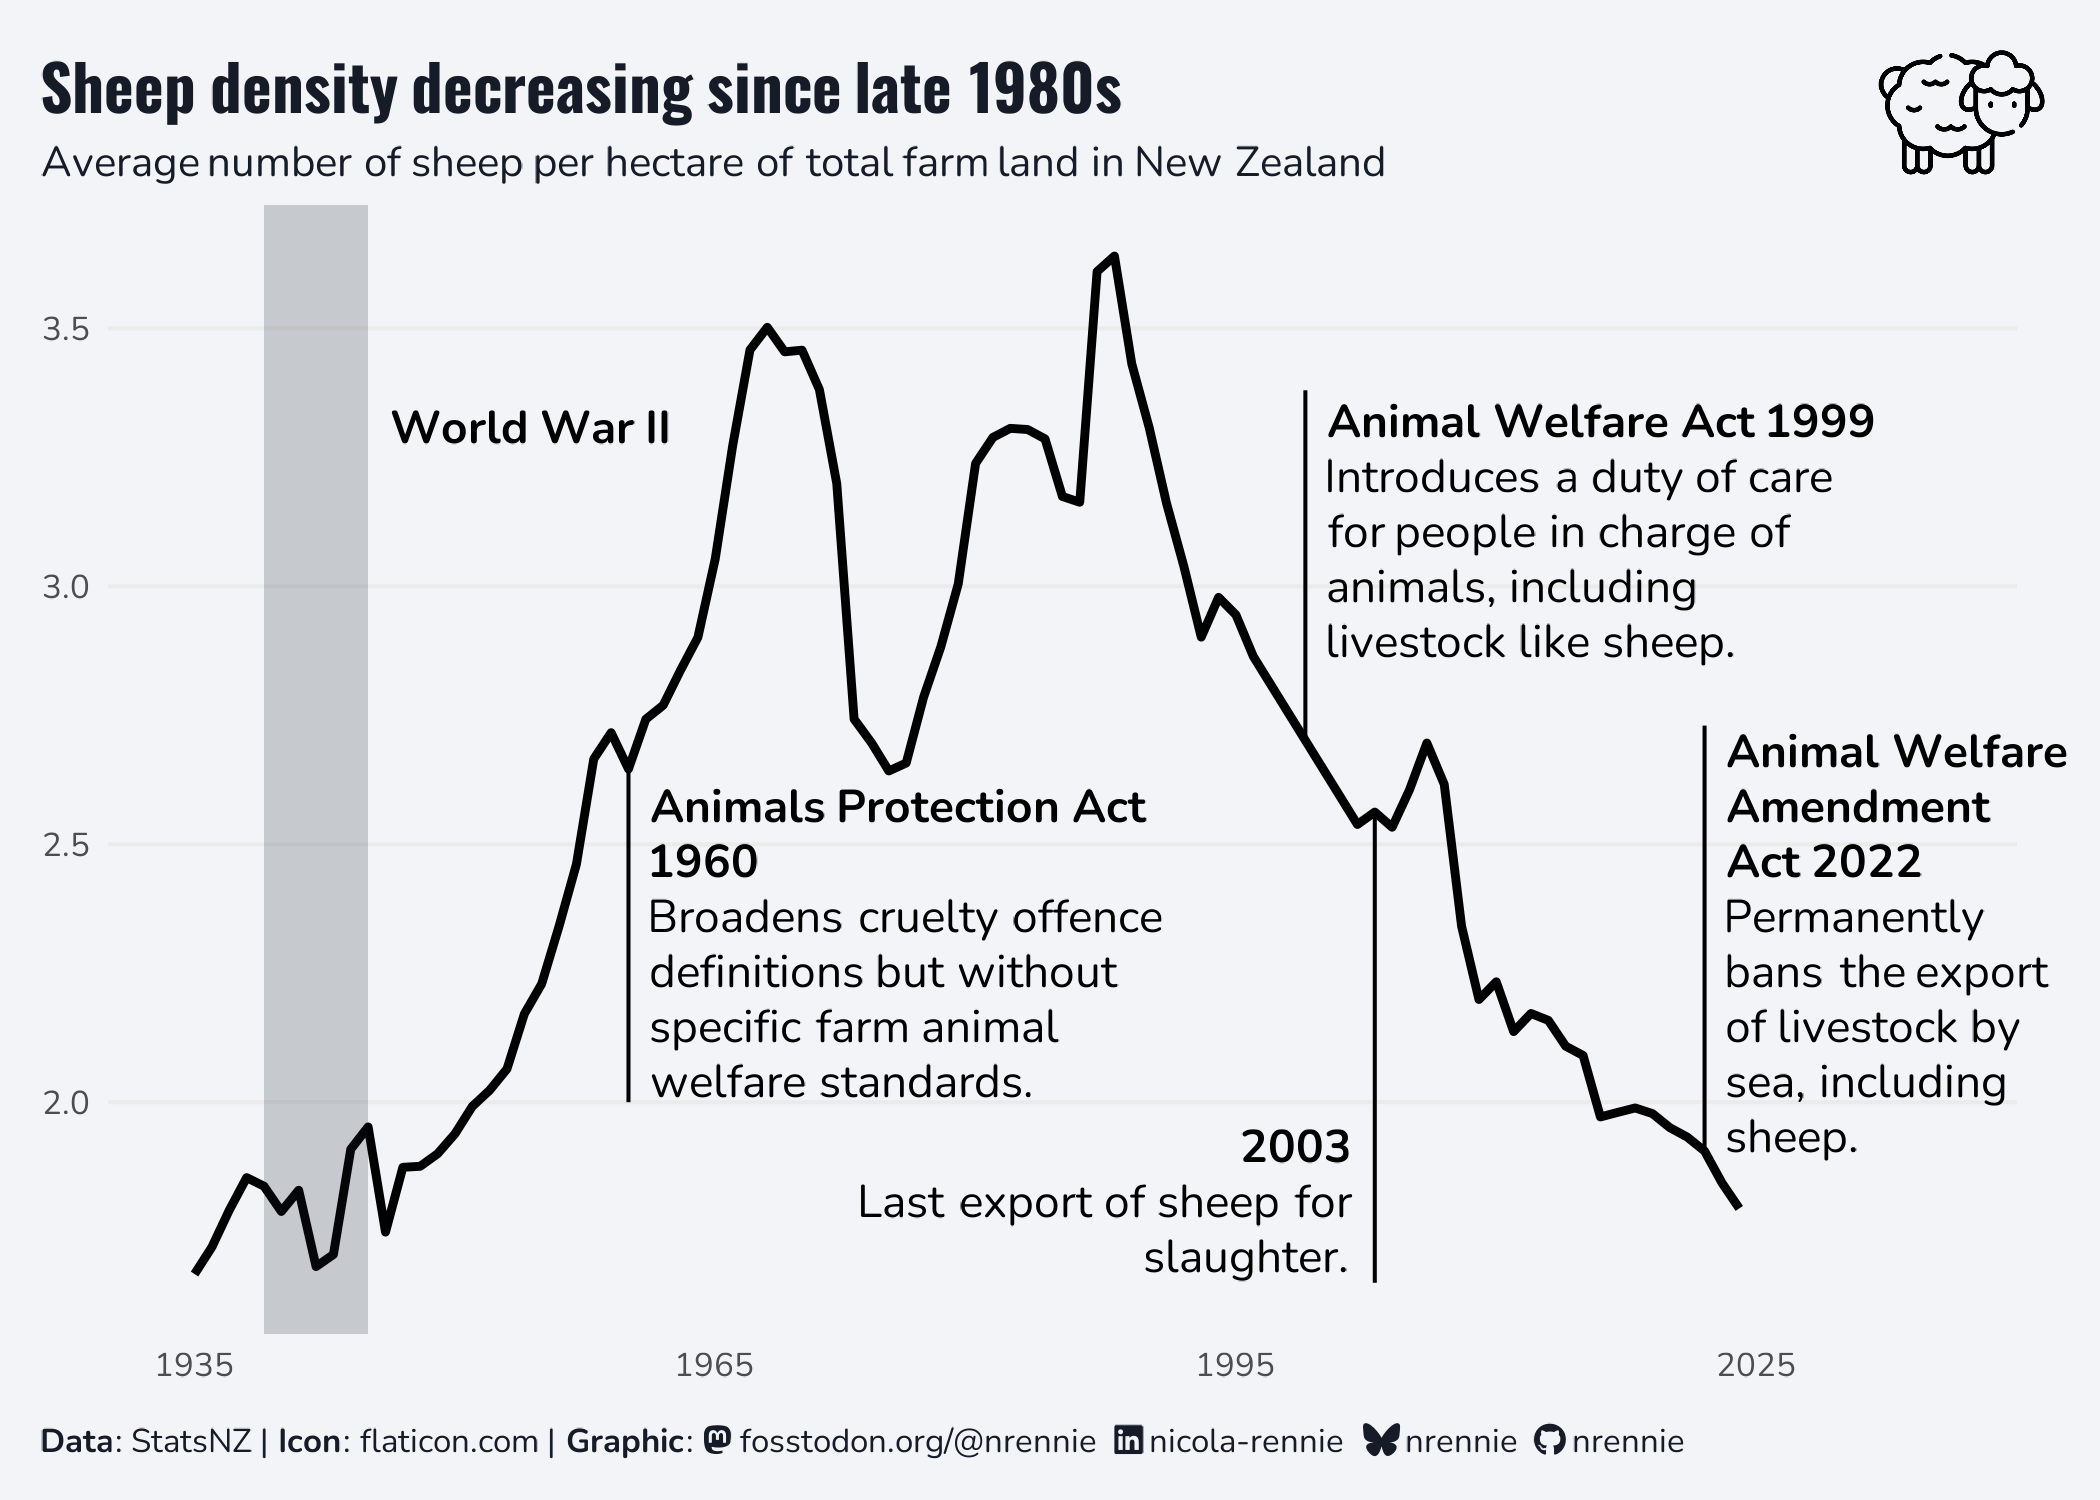

This chart was generated by the following R code:
# Load packages -----------------------------------------------------------

library(tidyverse)
library(showtext)
library(ggtext)
library(nrBrand)
library(glue)
library(ggview)


# Load data ---------------------------------------------------------------

tuesdata <- tidytuesdayR::tt_load("2026-02-17")
dataset <- tuesdata$dataset


# Load fonts --------------------------------------------------------------

font_add_google("Oswald")
font_add_google("Nunito")
showtext_auto()
showtext_opts(dpi = 300)
title_font <- "Oswald"
body_font <- "Nunito"


# Define colours and fonts-------------------------------------------------

bg_col <- "#F2F4F8"
text_col <- "#151C28"


# Data wrangling ----------------------------------------------------------

plot_data <- dataset |>
  filter(measure %in% c("Total Area of Farms", "Total Sheep")) |>
  select(year_ended_june, measure, value) |>
  pivot_wider(names_from = "measure", values_from = "value") |>
  mutate(sheep_per_hectare = `Total Sheep` / `Total Area of Farms`) |>
  select(year = year_ended_june, sheep_per_hectare) |>
  drop_na()


# Define text -------------------------------------------------------------

social <- nrBrand::social_caption(
  bg_colour = bg_col,
  icon_colour = text_col,
  font_colour = text_col,
  font_family = body_font
)
title <- "Sheep density decreasing since late 1980s"
st <- "Average number of sheep per hectare of total farm land in New Zealand"
cap <- paste0("**Data**: StatsNZ | **Icon**: flaticon.com | **Graphic**: ", social)

range_annot0 <- "**World War II**"

annot0 <- "**Animals Protection Act 1960**<br>Broadens cruelty offence definitions but without specific farm animal welfare standards."
annot0 <- "**Animals Protection Act 1960**<br>Broadens cruelty offence definitions but without specific farm animal welfare standards."
annot1 <- "**Animal Welfare Act 1999**<br>Introduces a duty of care for people in charge of animals, including livestock like sheep."
annot2 <- "**2003**<br>Last export of sheep for slaughter."
annot3 <- "**Animal Welfare Amendment<br>Act 2022**<br>Permanently<br>bans the export<br>of livestock by<br>sea, including<br>sheep."


# Plot --------------------------------------------------------------------

ggplot(
  data = plot_data,
  mapping = aes(x = year, y = sheep_per_hectare)
) +
  geom_line(linewidth = 1) +
  geom_textbox(
    data = data.frame(x = c(1960, 1999, 2003, 2022, 1945),
                      y = c(2.3, 3.1, 1.8, 2.3, 3.3),
                      label = c(annot0, annot1, annot2, annot3, range_annot0),
                      hjust = c(0, 0, 1, 0, 0)),
    mapping = aes(x = x, y = y, label = label, 
                  hjust = hjust, halign = hjust),
    family = body_font,
    fill = "transparent",
    box.colour = "transparent"
  ) +
  annotate("rect", xmin = 1939, xmax = 1945, ymin = -Inf, ymax = Inf,
           fill = text_col, alpha = 0.2) +
  geom_segment(
    data = data.frame(x = c(1960, 1999, 2003, 2022),
                      y = c(2.0, 3.38, 1.65, 2.73),
                      yend = c(2.65, 2.7, 2.56, 1.91)),
    mapping = aes(x = x, y = y, yend = yend)
  ) +
  scale_x_continuous(limits = c(1935, 2035),
                     breaks = seq(1935, 2025, by = 30)) +
  labs(x = NULL, y = NULL,
       title = title, subtitle = st, caption = cap,
       tag = "<img src='2026/2026-02-17/sheep.png' width='40'>") +
  coord_cartesian(clip = "off") +
  theme_minimal(base_size = 10, base_family = body_font) +
  theme(
    plot.margin = margin(10, 20, 10, 10),
    plot.title.position = "plot",
    plot.caption.position = "plot",
    plot.background = element_rect(fill = bg_col, colour = bg_col),
    panel.background = element_rect(fill = bg_col, colour = bg_col),
    plot.title = element_textbox_simple(
      colour = text_col,
      hjust = 0,
      halign = 0,
      margin = margin(b = 5, t = 5),
      family = title_font,
      face = "bold",
      size = rel(1.5)
    ),
    plot.subtitle = element_textbox_simple(
      colour = text_col,
      hjust = 0,
      halign = 0,
      margin = margin(b = 5, t = 0),
      family = body_font
    ),
    plot.tag = element_textbox_simple(
      hjust = 0.5,
      halign = 0.5
    ),
    plot.tag.position = c(1.43, 0.95),
    plot.caption = element_textbox_simple(
      colour = text_col,
      hjust = 0,
      halign = 0,
      margin = margin(b = 0, t = 10),
      family = body_font
    ),
    strip.text = element_textbox_simple(
      face = "bold",
      margin = margin(t = 10),
      size = rel(0.9)
    ),
    panel.grid.minor = element_blank(),
    panel.grid.major.x = element_blank()
  ) +
  canvas(
    width = 7, height = 5,
    units = "in", bg = bg_col,
    dpi = 300
  ) -> p


# Save --------------------------------------------------------------------

save_ggplot(
  plot = p,
  file = file.path("2026", "2026-02-17", paste0("20260217", ".png"))
)
